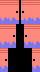

This is a level from a 2D game, rendered from its Tiled map with the project's own tilesets. A one-line summary and the complete map file follow:
An orthogonal 5x9 tile map with 8x8 px tiles, 1 tile layer (namtbl).

<map version="1.5" tiledversion="1.5.0" orientation="orthogonal" renderorder="right-down" width="5" height="9" tilewidth="8" tileheight="8" infinite="0" nextlayerid="2" nextobjectid="1">
 <tileset firstgid="1" name="charset" tilewidth="8" tileheight="8" tilecount="256" columns="16">
  <image source="charset@6000.namtbl.png" width="128" height="128" />
 </tileset>
 <layer id="1" name="namtbl" width="5" height="9">
  <data encoding="csv">
130,130,134,130,130,
131,131,135,131,131,
132,132,136,132,132,
130,130,129,130,130,
131,138,129,139,131,
132,132,129,132,132,
130,129,129,129,130,
138,129,129,129,139,
132,129,129,129,132
</data>
 </layer>
</map>
